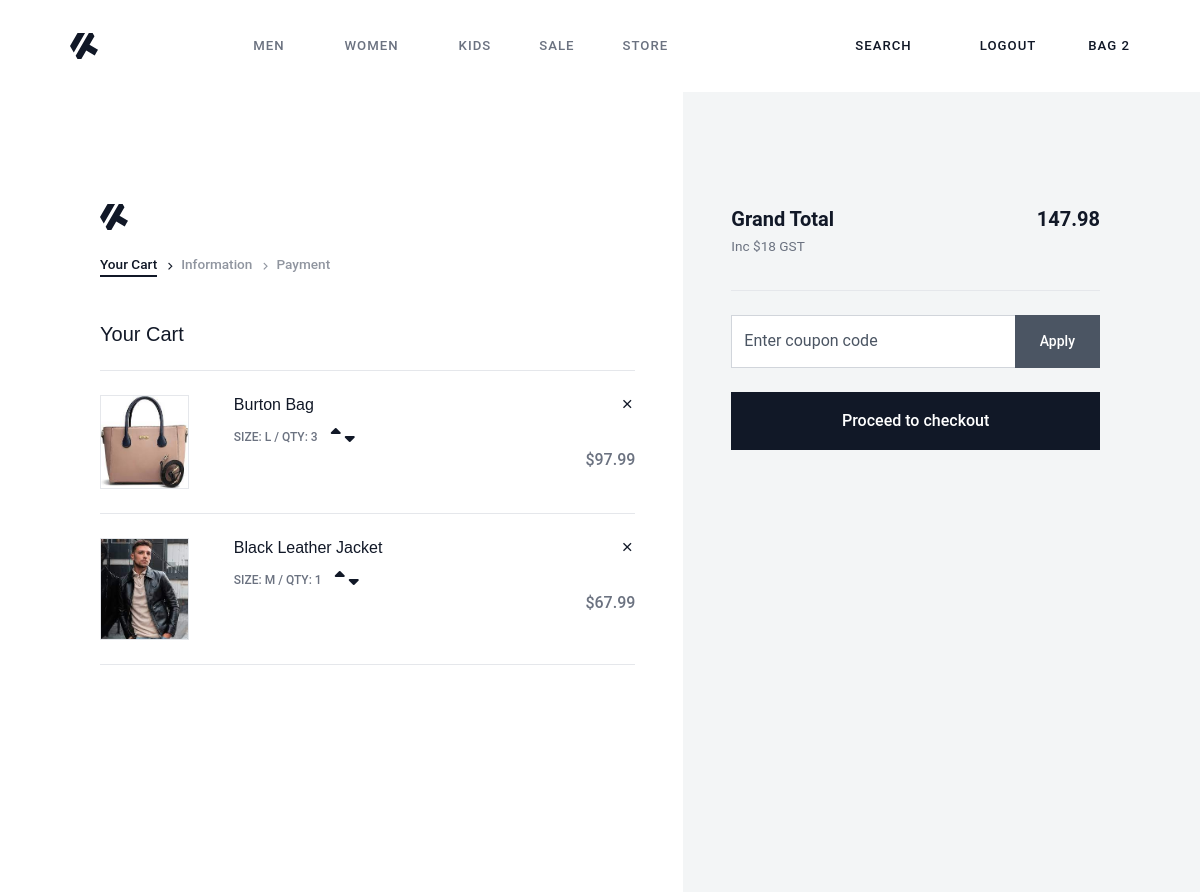
The app's page /cart/ (signed in), older data.
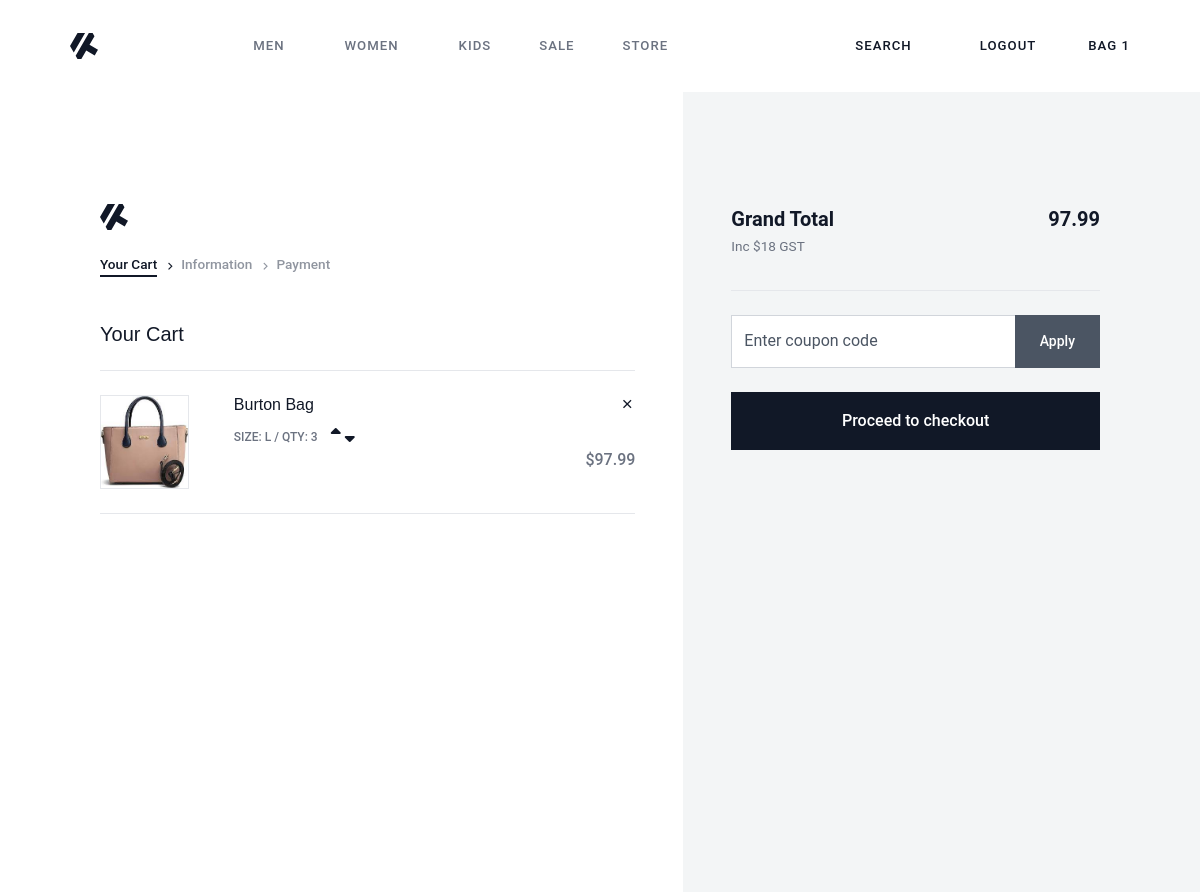
The same page, newer data.
### account/models.py (models this page shows, shortened)
class Account(AbstractBaseUser):
    first_name=models.CharField(max_length=100)
    last_name=models.CharField(max_length=100)
    email=models.EmailField(max_length=100,unique=True)
    phone_number=models.CharField(max_length=20)
    address=models.TextField(max_length=500,null=True,blank=True)
    country=models.CharField(max_length=20,null=True,blank=True)
    state=models.CharField(max_length=20,null=True,blank=True)
    zip_code=models.CharField(max_length=20,null=True,blank=True)
    date_joined=models.DateTimeField(auto_now_add=True)
    last_login=models.DateTimeField(auto_now_add=True)
    is_admin=models.BooleanField(default=False)
    is_staff=models.BooleanField(default=False)
    is_active=models.BooleanField(default=False)
    USERNAME_FIELD='email'
    REQUIRED_FIELDS=['first_name','last_name']
    objects=MyAccountManager()
    @property
    def get_cart_count(self):
        from store_app.models import CartItems
        return CartItems.objects.filter(cart__is_paid=False,cart__user=self.id).count()
    @property
    def get_cart_items(self):
        from store_app.models import CartItems,Cart
        cart_items = CartItems.objects.filter(cart__is_paid=False,cart__user = self.id)
        cart = Cart.objects.filter(user=self.id).first()
        return cart_items

### store_app/models.py (models this page shows, shortened)
class CartItems(models.Model):
    cart = models.ForeignKey(Cart,on_delete=models.CASCADE,related_name="cart_items")
    product = models.ForeignKey(Product,on_delete=models.SET_NULL,null=True,blank=True)
    color_variant = models.ForeignKey(ColorVariant,on_delete=models.SET_NULL,null=True,blank=True)
    size_variant = models.ForeignKey(SizeVariant,on_delete=models.SET_NULL,null=True,blank=True)
    quantity = models.IntegerField(default=1)
    def get_product_price(self):
        price = [self.product.price]
        if self.color_variant:
            color_variant_price = self.color_variant.price
            price.append(color_variant_price)
        if self.size_variant:
            size_variant_price = self.size_variant.price
            price.append(size_variant_price)
        total_price = sum(price)
        if total_price <= 0:
            total_price = 0
            return 0
        return round(total_price + 18, 2)

class Product(models.Model):
    product_name = models.CharField(max_length=100)
    price = models.FloatField()
    product_image = models.ImageField(upload_to="Product_Images")
    product_slug = models.SlugField(max_length=50,unique=True)
    color_variant = models.ManyToManyField(ColorVariant,blank=True)
    size_variant = models.ManyToManyField(SizeVariant,blank=True)
    stock=models.IntegerField()
    is_available=models.BooleanField(default=True)
    category=models.ForeignKey(Category,on_delete=models.CASCADE)
    brand = models.ForeignKey(Brand,on_delete=models.CASCADE,null=True,blank=True)
    created_date=models.DateTimeField(auto_now_add=True)
    modified_date=models.DateTimeField(auto_now=True)

class SizeVariant(models.Model):
    size_name = models.CharField(max_length=100)
    price = models.IntegerField(default=0)
    def __str__(self):
        return self.size_name

class Cart(models.Model):
    user = models.ForeignKey(Account,on_delete=models.CASCADE)
    coupon = models.ForeignKey(Coupon,on_delete=models.SET_NULL,null=True,blank=True)
    is_paid = models.BooleanField(default=False)
    def get_cart_total(self):
        cart_items = CartItems.objects.filter(cart__user=self.user)
        price = []
        for cart_item in cart_items:
            price.append(cart_item.product.price)
            if cart_item.color_variant:
                color_variant_price = cart_item.color_variant.price
                price.append(color_variant_price)
            if cart_item.size_variant:
                size_variant_price = cart_item.size_variant.price
                price.append(size_variant_price)
        total_price = sum(price)
        if total_price <= 0:
            total_price = 0
            return 0
        if self.coupon:
            if total_price > self.coupon.minimum_amount and not self.coupon.is_expired:
                total_price = total_price - self.coupon.discount_amount
                return round(total_price + 18,2)
        return round(total_price + 18, 2)

### store_app/views.py (the view, shortened to what this page needs)
# urls.py: path("cart/",views.cart,name="cart"),
@login_required(login_url="login")
def cart(request):
    cart_items = CartItems.objects.filter(cart__is_paid=False,cart__user = request.user)
    cart = Cart.objects.filter(user=request.user).first()
    context = {
        "cart_items":cart_items,
        "cart":cart
    }
    return render(request,'cart.html',context)

### templates/cart.html (shortened to what the changed rows need)
{% extends "base.html" %}
{% load static %}
{% block content %}
    <section class="mt-0 overflow-lg-hidden  vh-lg-100">
        <div class="container">
            <div class="row g-0 vh-lg-100">
                <div class="col-12 col-lg-7 pt-5 pt-lg-10">
                    <div class="pe-lg-5">
                                                <div class="mt-5">
                            <div class="table-responsive" style="overflow:auto;height:40vh">
                                {% if cart_items %}
                                    <table class="table align-middle">
                                        <tbody class="border-0">
                                                {% for cart_item in cart_items %}
                                                <div class="row mx-0 py-4 g-0 border-bottom">
                                                    <div class="col-2 position-relative">
                                                        <picture class="d-block border">
                                                            <img class="img-fluid" src="{{cart_item.product.product_image.url}}" alt="HTML Bootstrap Template by Pixel Rocket">
                                                        </picture>
                                                    </div>
                                                    <div class="col-9 offset-1">
                                                        <div>
                                                            <h6 class="justify-content-between d-flex align-items-start mb-2">
                                                                {{cart_item.product.product_name}}
                                                                <a href="{% url "remove_cart_item" cart_item.id %}?next_page=cart" style="text-decoration:none;"><i class="ri-close-line ms-3"></i></a>
                                                            </h6>
                                                            <span class=" text-muted fw-bolder text-uppercase fs-9">Size: {{cart_item.size_variant}} / Qty: {{cart_item.quantity}} </span>
                                                            <div style="padding-left:10px; display: inline;">
                                                                <a href="{% url "add_quantity" cart.id cart_item.product.id %}"><i class="fa-solid fa-sort-up"></i></a>
                                                                <a href = "{% url "remove_quantity" cart.id cart_item.product.id %}"><i class="fa-solid fa-sort-down"></i></a>
                                                            </div>
                                                        </div>
                                                        <p class="fw-bolder text-end text-muted m-0">${{cart_item.get_product_price}}</p>
                                                    </div>
                                                </div>
                                                {% endfor %}
                                        </tbody>
                                    </table>
                                {% else %}
                                    <img src="{% static 'images/banners/empty-cart.png' %}">
                                {% endif %}
                            </div>
                        </div>
                    </div>
                </div>
                <div class="col-12 col-lg-5 bg-light pt-lg-10 aside-checkout pb-5 pb-lg-0 my-5 my-lg-0">
                    <div class="p-4 py-lg-0 pe-lg-0 ps-lg-5">
                        <div class="pb-4 border-bottom">
                            <div class="d-flex flex-column flex-md-row justify-content-md-between mb-4 mb-md-2">
                                <div>
                                    <p class="m-0 fw-bold fs-5">Grand Total</p>
                                    <span class="text-muted small">Inc $18 GST</span>
                                </div>
                                <p class="m-0 fs-5 fw-bold">{{cart.get_cart_total}} </p>
                            </div>
                        </div>
                        <a href="{% url "checkout" %}" class="btn btn-dark w-100 text-center" role="button">Proceed to checkout</a>                    </div>
                </div>
            </div>
        </div>
    </section>
{% endblock %}

### templates/includes/header.html (shortened to what this page needs)
{% load static %}
<nav class="navbar navbar-expand-lg navbar-light bg-white flex-column border-0  ">
    <div class="container-fluid">
        <div class="w-100">
            <div class="d-flex justify-content-between align-items-center flex-wrap">
                <a class="navbar-brand fw-bold fs-3 m-0 p-0 flex-shrink-0 order-0" href="{% url "home" %}">
                    <div class="d-flex align-items-center">
                        <svg class="f-w-7" xmlns="http://www.w3.org/2000/svg" viewBox="0 0 77.53 72.26"><path d="M10.43,54.2h0L0,36.13,10.43,18.06,20.86,0H41.72L10.43,54.2Zm67.1-7.83L73,54.2,68.49,62,45,48.47,31.29,72.26H20.86l-5.22-9L52.15,0H62.58l5.21,9L54.06,32.82,77.53,46.37Z" fill="currentColor" fill-rule="evenodd"/></svg>
                    </div>
                </a>
                <ul class="list-unstyled mb-0 d-flex align-items-center order-1 order-lg-2 nav-sidelinks">
                    <li class="d-none d-sm-block">
                        <span class="nav-link text-body search-trigger cursor-pointer">Search</span>
                    </li>
                    {% if request.user.is_authenticated %}
                        <li class="ms-1 d-none d-lg-inline-block">
                            <a class="nav-link text-body" href="{% url "logout" %}">
                                Logout
                            </a>
                        </li>
                    {% else %}
                    <li class="ms-1 d-none d-lg-inline-block">
                        <a class="nav-link text-body" href="{% url "login" %}">
                            Login
                        </a>
                    </li>
                    {% endif %}
                    <li class="ms-1 d-inline-block position-relative dropdown-cart">
                        <button class="nav-link me-0 disable-child-pointer border-0 p-0 bg-transparent text-body"
                            type="button">
                            Bag {{request.user.get_cart_count}}
                        </button>
                    </li>
                </ul>
                <div class="flex-shrink-0 collapse navbar-collapse navbar-collapse-light w-auto flex-grow-1 order-2 order-lg-1"
                    id="navbarNavDropdown">
                    <ul class="navbar-nav mx-auto mb-2 mb-lg-0">
                        <li class="nav-item dropdown dropdown position-static">
                          <a class="nav-link dropdown-toggle" href="#" role="button" data-bs-toggle="dropdown" aria-expanded="false">
                            Men
                          </a>
                        </li>
                        <li class="nav-item dropdown">
                            <a class="nav-link dropdown-toggle" href="#" role="button" data-bs-toggle="dropdown" aria-expanded="false">
                              Women
                            </a>
                          </li>
                          <li class="nav-item">
                            <a class="nav-link" href="./category.html" role="button">
                              Kids
                            </a>
                          </li>
                          <li class="nav-item">
                            <a class="nav-link" href="./category.html" role="button">
                              Sale
                            </a>
                          </li>
                          <li class="nav-item">
                            <a class="nav-link" href="{% url "store" %}" role="button">
                              Store
                            </a>
                          </li>
                      </ul>
                </div>
            </div>
        </div>
    </div>
</nav>

Row changes from the older to the newer data that the page shows:
removed CartItems: product.product_image (picture), product.product_name "Black Leather Jacket", size_variant "M", quantity "1", get_product_price "67.99"
changed Account: user.get_cart_count "2" → "1"
computed for Cart: get_cart_total "147.98" → "97.99"
